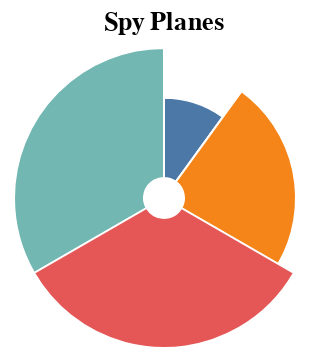

Here is the notebook cell this chart was saved with:
### Code cell
planes_df = melted[melted.name == 'Spy Planes'].reset_index()
planes_base = alt.Chart(planes_df).encode(
    theta=alt.Theta("rating:Q").stack(True),
    radius=alt.Radius("rating")
        .scale(type="sqrt", zero=True, rangeMin=20),
    order = alt.Order('attribute:N'),
    color=alt.Color("attribute:N", legend=None)
)
planes_chart = (
    planes_base.mark_arc(innerRadius=10, stroke="#fff")
    # Enable/disable labels
    #+ planes_base.mark_text(radiusOffset=40).encode(text="attribute:N")
).properties(
    title="Spy Planes",
    width = 150,
    height= 150
)
planes_chart

### Figure 1 — Vega-Lite specification as saved in the notebook (floating-point values rounded to 4 significant figures)
{"config": {"view": {"continuousWidth": 300, "continuousHeight": 300}}, "data": {"name": "data-b5155be1ff88f013969762575a3c34ef"}, "mark": {"type": "arc", "innerRadius": 10, "stroke": "#fff"}, "encoding": {"color": {"field": "attribute", "legend": null, "type": "nominal"}, "order": {"field": "attribute", "type": "nominal"}, "radius": {"field": "rating", "scale": {"type": "sqrt", "zero": true, "rangeMin": 20}, "type": "quantitative"}, "theta": {"field": "rating", "stack": true, "type": "quantitative"}}, "height": 150, "title": "Spy Planes", "width": 150, "$schema": "https://vega.github.io/schema/vega-lite/v5.16.3.json", "datasets": {"data-b5155be1ff88f013969762575a3c34ef": [{"index": 2, "name": "Spy Planes", "attribute": "difficulty", "rating": 3}, {"index": 5, "name": "Spy Planes", "attribute": "sophistication", "rating": 10}, {"index": 8, "name": "Spy Planes", "attribute": "expertise", "rating": 7}, {"index": 11, "name": "Spy Planes", "attribute": "novelty", "rating": 10}]}}
